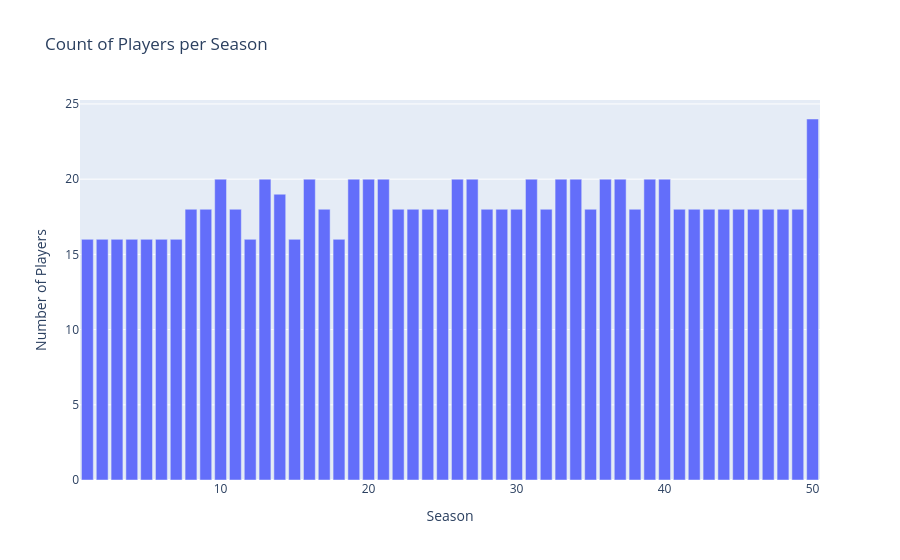

Write notebook code for a chart like this one.
### Markdown cell above
#### Count of players per season

### Code cell
# Visualize distribution of players/rows across US seasons in df

# Get counts sorted by season
season_counts = df["season"].value_counts().sort_index().reset_index()
season_counts.columns = ["season", "count"]

# Create bar chart
fig = px.bar(
    season_counts,
    x="season",
    y="count",
    title="Count of Players per Season",
    labels={"season": "Season", "count": "Number of Players"},
)

fig.show()

### Figure 1 — Plotly figure (JSON) as saved in the notebook; plotly's stock layout.template omitted (floating-point values rounded to 4 significant figures)
{"data": [{"hovertemplate": "Season=%{x}<br>Number of Players=%{y}<extra></extra>", "legendgroup": "", "marker": {"color": "#636efa", "pattern": {"shape": ""}}, "name": "", "orientation": "v", "showlegend": false, "textposition": "auto", "type": "bar", "x": [1, 2, 3, 4, 5, 6, 7, 8, 9, 10, 11, 12, 13, 14, 15, 16, 17, 18, 19, 20, 21, 22, 23, 24, 25, 26, 27, 28, 29, 30, 31, 32, 33, 34, 35, 36, 37, 38, 39, 40, 41, 42, 43, 44, 45, 46, 47, 48, 49, 50], "xaxis": "x", "y": [16, 16, 16, 16, 16, 16, 16, 18, 18, 20, 18, 16, 20, 19, 16, 20, 18, 16, 20, 20, 20, 18, 18, 18, 18, 20, 20, 18, 18, 18, 20, 18, 20, 20, 18, 20, 20, 18, 20, 20, 18, 18, 18, 18, 18, 18, 18, 18, 18, 24], "yaxis": "y"}], "layout": {"barmode": "relative", "legend": {"tracegroupgap": 0}, "title": {"text": "Count of Players per Season"}, "xaxis": {"anchor": "y", "domain": [0, 1], "title": {"text": "Season"}}, "yaxis": {"anchor": "x", "domain": [0, 1], "title": {"text": "Number of Players"}}}}
